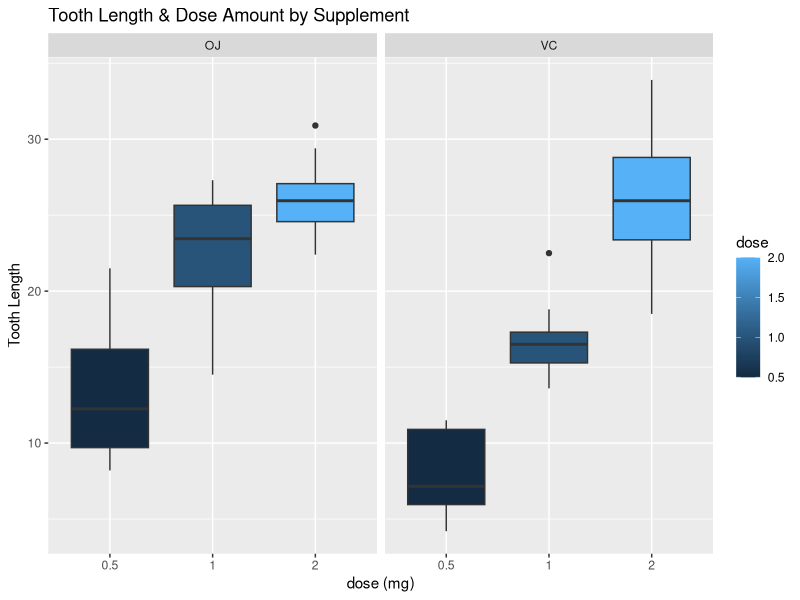
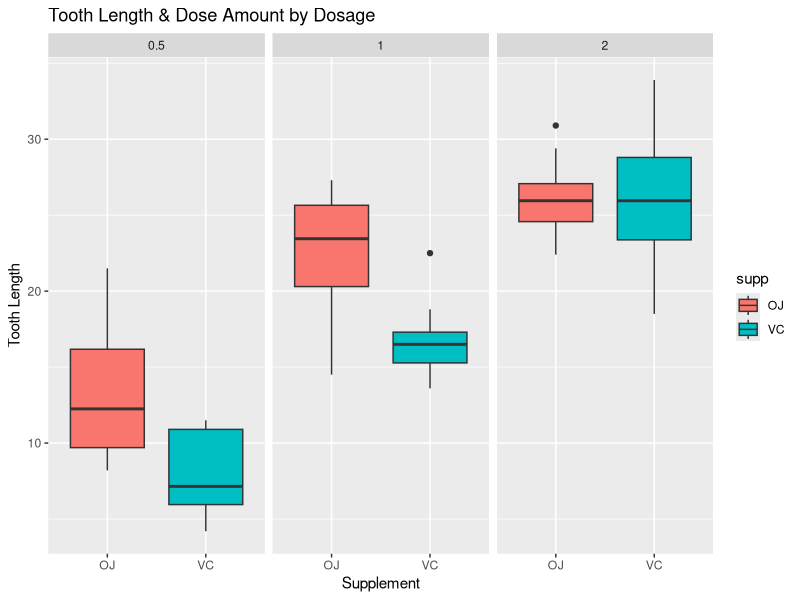

R code for these plots, in order:
## ---- chunk 1
# load graphing tool interface package
library(ggplot2)

# initialize data category
Tooth <- ToothGrowth
## ---- chunk 2
# General summaries for the data frame
summary(Tooth)

# Examine the characteristics for each section
str(Tooth)
## ---- chunk 3
# Use boxplot by having the classified grid for supplement
  ggplot(aes(x = as.factor(dose),y = len), data = Tooth) +     
        geom_boxplot(aes(fill = dose)) + 
        labs(x = "dose (mg)", 
             y = "Tooth Length", 
             title = "Tooth Length & Dose Amount by Supplement") + 
        facet_grid(~ supp)
## ---- chunk 4
# Use boxplot by having the classified grid for dosage
  ggplot(aes(x = supp,y = len), data = Tooth)+ 
      geom_boxplot(aes(fill = supp)) + 
      labs(x = "Supplement", 
           y = "Tooth Length", 
           title = "Tooth Length & Dose Amount by Dosage") +
  facet_grid(~ dose)
## ---- chunk 5
# Use 2 sample t-test to compare
t.test(len ~ supp, data = Tooth)
## ---- chunk 6
# Use 2 sample t-test to compare where the dosage is 0.5 and 1
Tooth1 <- subset(Tooth, Tooth$dose %in% c(0.5,1))
t.test(len ~ dose, data = Tooth1)
## ---- chunk 7
# Use 2 sample t-test to compare where the dosage is 1 and 2
Tooth2 <- subset(Tooth, Tooth$dose %in% c(1,2))
t.test(len ~ dose, data = Tooth2)
## ---- chunk 8
# Use 2 sample t-test to compare where the dosage is 0.5 and 2
Tooth3 <- subset(Tooth, Tooth$dose %in% c(0.5,2))
t.test(len ~ dose, data = Tooth3)
## ---- chunk 9
gc()
